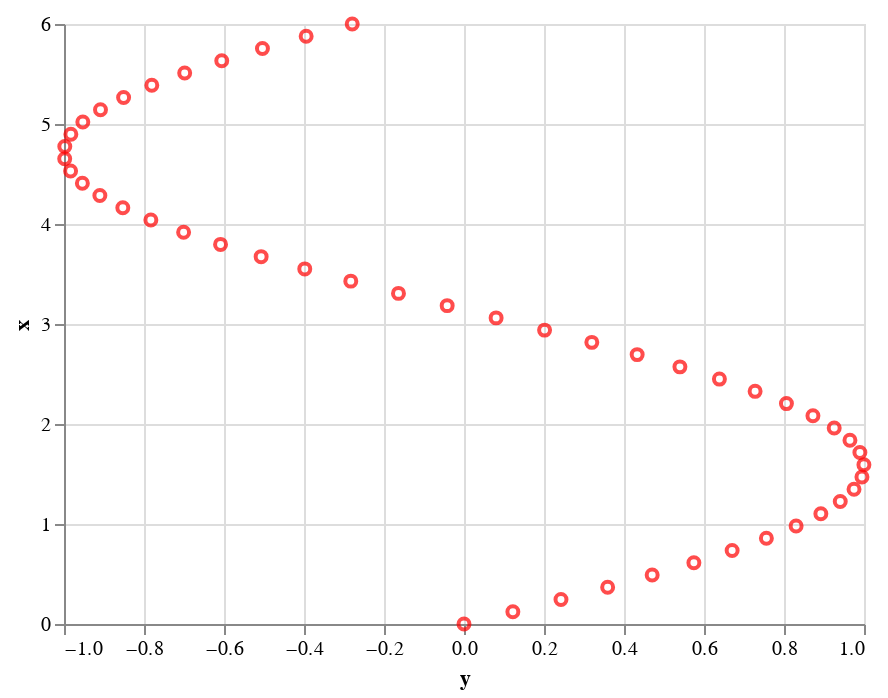

Notebook source saved alongside this figure:
### Code cell
alt.Chart(df
        ).mark_point(
            color='red'
        ).encode(
            x='y:Q',
            y='x:Q')

### Figure 1 — Vega-Lite specification as saved in the notebook (floating-point values rounded to 4 significant figures)
{"$schema": "https://vega.github.io/schema/vega-lite/v2.6.0.json", "config": {"view": {"height": 300, "width": 400}}, "data": {"name": "data-72dd42ee6ce7a5befd442e8097e0302b"}, "datasets": {"data-72dd42ee6ce7a5befd442e8097e0302b": [{"x": 0, "y": 0}, {"x": 0.1224, "y": 0.1221}, {"x": 0.2449, "y": 0.2425}, {"x": 0.3673, "y": 0.3591}, {"x": 0.4898, "y": 0.4704}, {"x": 0.6122, "y": 0.5747}, {"x": 0.7347, "y": 0.6704}, {"x": 0.8571, "y": 0.756}, {"x": 0.9796, "y": 0.8303}, {"x": 1.102, "y": 0.8921}, {"x": 1.224, "y": 0.9406}, {"x": 1.347, "y": 0.975}, {"x": 1.469, "y": 0.9949}, {"x": 1.592, "y": 0.9998}, {"x": 1.714, "y": 0.9897}, {"x": 1.837, "y": 0.9648}, {"x": 1.959, "y": 0.9255}, {"x": 2.082, "y": 0.8723}, {"x": 2.204, "y": 0.8061}, {"x": 2.327, "y": 0.7278}, {"x": 2.449, "y": 0.6386}, {"x": 2.571, "y": 0.5398}, {"x": 2.694, "y": 0.4329}, {"x": 2.816, "y": 0.3196}, {"x": 2.939, "y": 0.2014}, {"x": 3.061, "y": 0.08028}, {"x": 3.184, "y": -0.04207}, {"x": 3.306, "y": -0.1638}, {"x": 3.429, "y": -0.2831}, {"x": 3.551, "y": -0.3981}, {"x": 3.673, "y": -0.5072}, {"x": 3.796, "y": -0.6086}, {"x": 3.918, "y": -0.701}, {"x": 4.041, "y": -0.7828}, {"x": 4.163, "y": -0.853}, {"x": 4.286, "y": -0.9103}, {"x": 4.408, "y": -0.9541}, {"x": 4.531, "y": -0.9835}, {"x": 4.653, "y": -0.9982}, {"x": 4.776, "y": -0.998}, {"x": 4.898, "y": -0.9828}, {"x": 5.02, "y": -0.9529}, {"x": 5.143, "y": -0.9088}, {"x": 5.265, "y": -0.851}, {"x": 5.388, "y": -0.7805}, {"x": 5.51, "y": -0.6983}, {"x": 5.633, "y": -0.6056}, {"x": 5.755, "y": -0.5039}, {"x": 5.878, "y": -0.3946}, {"x": 6, "y": -0.2794}]}, "encoding": {"x": {"field": "y", "type": "quantitative"}, "y": {"field": "x", "type": "quantitative"}}, "mark": {"color": "red", "type": "point"}}
